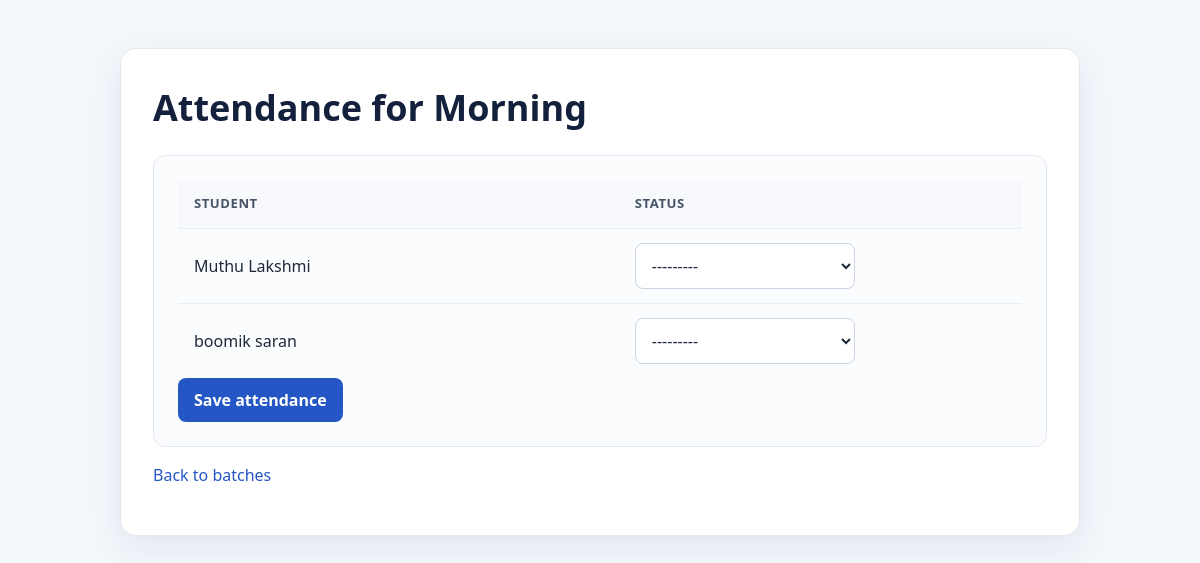
The page /batches/2/attendance/ on the database its author committed.
### sms/models.py (models this page shows, shortened)
class Batch(models.Model):
    name = models.CharField(max_length=100)
    start_date = models.DateField()

class Student(models.Model):
    first_name = models.CharField(max_length=100)
    last_name = models.CharField(max_length=100)
    email = models.EmailField()
    phone_number = models.CharField(max_length=20)
    batch = models.ForeignKey(Batch, on_delete=models.CASCADE, related_name='students')
    courses = models.ManyToManyField(Course, related_name='students', blank=True)

### sms/views.py (the view, shortened to what this page needs)
def take_attendance(request, batch_id):
    batch = get_object_or_404(Batch, pk=batch_id)
    students = list(
        Student.objects.filter(batch=batch).order_by('last_name', 'first_name')
    )
    today = timezone.localdate()
    attendance_rows = [
        (student, AttendanceForm(prefix=str(student.pk))) for student in students
    ]
    return render(
        request,
        'sms/take_attendance.html',
        {'batch': batch, 'attendance_rows': attendance_rows},
    )

### sms/templates/sms/take_attendance.html (shortened to what this page needs)
<!DOCTYPE html>
<html lang="en">
<head>
    {% load static %}
    <link rel="stylesheet" href="{% static 'sms/styles.css' %}">
</head>
<body>
    <main class="page">
        <h1>Attendance for {{ batch.name }}</h1>
        {% if attendance_already_recorded %}
            <p class="notice">Attendance has already been recorded for this batch today.</p>
        {% elif attendance_rows %}
            <form method="post" class="card">
                <div class="table-wrap">
                    <table>
                        <thead>
                            <tr>
                                <th>Student</th>
                                <th>Status</th>
                            </tr>
                        </thead>
                        <tbody>
                            {% for student, form in attendance_rows %}
                                <tr>
                                    <td>{{ student.first_name }} {{ student.last_name }}</td>
                                    <td>
                                        {{ form.status }}
                                    </td>
                                </tr>
                            {% endfor %}
                        </tbody>
                    </table>
                </div>
                <button type="submit">Save attendance</button>
            </form>
        {% else %}
            <p class="empty-state">There are no students in this batch.</p>
        {% endif %}
        <p><a href="{% url 'batch_list' %}">Back to batches</a></p>
    </main>
</body>
</html>

### sms/static/sms/styles.css (style rules this page uses)
:root { color-scheme: light; font-family: "Segoe UI", Arial, sans-serif; color: #1d2939; background: #f3f6fb; font-synthesis: none; }
* { box-sizing: border-box; }
body { margin: 0; line-height: 1.5; }
.page { width: min(100% - 32px, 960px); margin: 48px auto; padding: 32px; background: #fff; border: 1px solid #e4e9f1; border-radius: 16px; box-shadow: 0 12px 32px rgb(28 43 64 / 7%); }
h1, h2 { margin-top: 0; color: #14213d; }
h1 { margin-bottom: 20px; font-size: clamp(1.7rem, 4vw, 2.25rem); }
a { color: #2457c5; text-decoration: none; }
.button, button { display: inline-block; padding: 10px 16px; border: 0; border-radius: 8px; background: #2457c5; color: #fff; font: inherit; font-weight: 600; cursor: pointer; }
.card { padding: 24px; border: 1px solid #e4e9f1; border-radius: 12px; background: #fbfcfe; }
input, select { width: 100%; max-width: 460px; padding: 10px 12px; border: 1px solid #cbd5e1; border-radius: 8px; background: #fff; color: inherit; font: inherit; }
.table-wrap { overflow-x: auto; }
table { width: 100%; border-collapse: collapse; text-align: left; }
th, td { padding: 14px 16px; border-bottom: 1px solid #e8edf4; }
th { background: #f7f9fc; color: #475467; font-size: 0.82rem; font-weight: 700; letter-spacing: 0.04em; text-transform: uppercase; }
tbody tr:last-child td { border-bottom: 0; }
td select { max-width: 220px; }

### rows shown on the page
Batch: name "Morning"
Student: first_name "Muthu", last_name "Lakshmi"
Student: first_name "boomik", last_name "saran"
